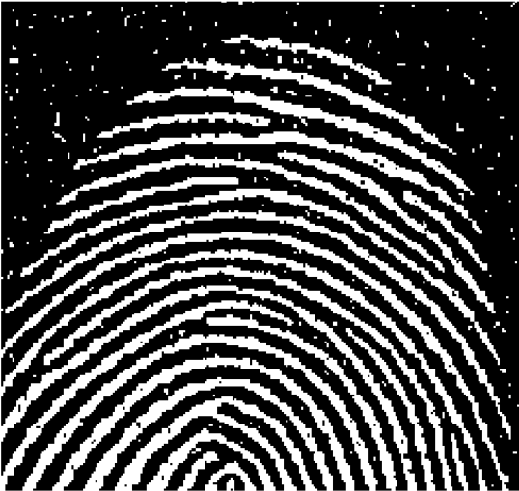
#> input picture images/fingerprint.png, 519 x 491 px; the run also reads 3 pictures not shown here
$ jupyter execute Untitled.ipynb   (shell and % lines are left out)
#> lines starting #> are read from the running program, lines starting #| are printed output that depends on the picture; after the words box and inside, x2 and y2 are one past the last pixel; in counts of white or black regions, pixels touching at a corner belong together
#> further down, img is the input picture: shape (491, 519, 3); min 0, max 255, mean 74.2
[cell 1]
#imports
import cv2
import numpy as np
import matplotlib.pyplot as plt
import math

[cell 2]
#utility functions

def threshold_img(img):

    ret,img_new = cv2.threshold(img,127,255,cv2.THRESH_BINARY)
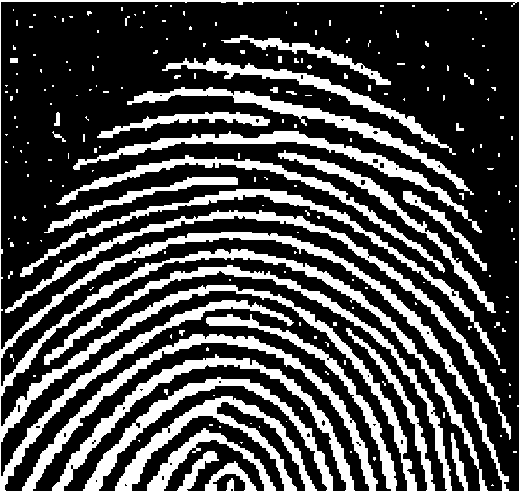
#> img_new: shape (491, 519); 29.1% white; 216 white regions (175 under 20 px), largest, box (x1, y1, x2, y2) and area: (0, 0, 519, 491) 18937, (22, 334, 378, 491) 4507, (5, 210, 511, 440) 4244
    return img_new


def erode(img,window_size):

#> called with window_size = 5
    padAmount = int(window_size/2)

    im_eroded = np.zeros(img.shape,dtype='uint8')
    #add a zero padding
    img= cv2.copyMakeBorder(img,padAmount,padAmount,padAmount,padAmount,cv2.BORDER_CONSTANT,value=0)
#> img: shape (495, 523); 28.7% white; 216 white regions (175 under 20 px), largest, box (x1, y1, x2, y2) and area: (2, 2, 521, 493) 18937, (24, 336, 380, 493) 4507, (7, 212, 513, 442) 4244


    ht = img.shape[0]
#> ht = 495
    wt = img.shape[1]
#> wt = 523

    colstart = padAmount
    rowstart = padAmount
    colend = wt - padAmount
#> colend = 521
    rowend = ht - padAmount
#> rowend = 493

    for x in range(rowstart,rowend):

        for y in range(colstart,colend):

            subMat = img[x-padAmount:x+padAmount+1,y-padAmount:y+padAmount+1]
            num = np.sum(subMat)

            if num == 255*(window_size*window_size):
                im_eroded[x-padAmount][y-padAmount] = 255
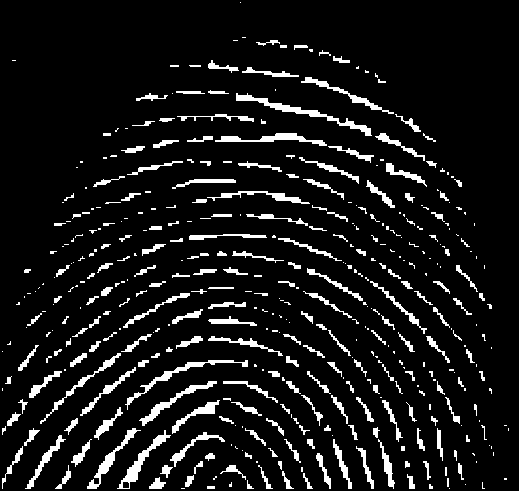
#> im_eroded: shape (491, 519); 8.9% white; 437 white regions (217 under 20 px), largest, box (x1, y1, x2, y2) and area: (236, 93, 372, 136) 758, (125, 360, 248, 410) 559, (117, 430, 171, 489) 547


    return im_eroded

def dilate(img,window_size):

#> called with window_size = 5
    padAmount = int(window_size/2)

    im_dilated = np.zeros(img.shape,dtype='uint8')

    #add a zero padding
    img= cv2.copyMakeBorder(img,padAmount,padAmount,padAmount,padAmount,cv2.BORDER_CONSTANT,value=0)
#> img: shape (495, 523); 8.8% white; 437 white regions (217 under 20 px), largest, box (x1, y1, x2, y2) and area: (238, 95, 374, 138) 758, (127, 362, 250, 412) 559, (119, 432, 173, 491) 547

    ht = img.shape[0]
#> ht = 495
    wt = img.shape[1]
#> wt = 523

    colstart = padAmount
    rowstart = padAmount
    colend = wt - padAmount
#> colend = 521
    rowend = ht - padAmount
#> rowend = 493

    for x in range(rowstart,rowend):

        for y in range(colstart,colend):

            subMat = img[x-padAmount:x+padAmount+1,y-padAmount:y+padAmount+1]

            subMat = np.reshape(subMat,-1)

            if 255 in subMat:
                im_dilated[x-padAmount][y-padAmount] = 255
#> im_dilated: shape (491, 519); 25.9% white; 152 white regions, largest, box (x1, y1, x2, y2) and area: (115, 396, 315, 491) 2968, (0, 285, 236, 437) 2470, (53, 358, 250, 491) 2452


    return im_dilated

[cell 3]
#read image
img = cv2.imread("images/fingerprint.png")
img =cv2.cvtColor(img,cv2.COLOR_BGR2GRAY)

#binary threshld image
img = threshold_img(img)


#original image
plt.figure(figsize=(16,12))
plt.subplot(2,2,1)
plt.imshow(img,cmap='gray')
plt.title('Original Image')
plt.xticks([])
plt.yticks([])

#opening operation
img_1 = erode(img,5)
img_1 = dilate(img_1,5)

plt.subplot(2,2,2)
plt.imshow(img_1,cmap='gray')
plt.title('Opening Image')
plt.xticks([])
plt.yticks([])


#closing operation
img_1 = dilate(img_1,5)
#> in dilate (call 2), `img= cv2.copyMakeBorder(img,padAmount,padAmount,padAmount,padAmount,cv..`: img: shape (495, 523); 25.5% white; 152 white regions, largest, box (x1, y1, x2, y2) and area: (117, 398, 317, 493) 2968, (2, 287, 238, 439) 2470, (55, 360, 252, 493) 2452
#> after the loop in dilate (call 2), `for x in range(rowstart,rowend):`: im_dilated: shape (491, 519); 44.3% white; 54 white regions, largest, box (x1, y1, x2, y2) and area: (21, 332, 378, 491) 13180, (177, 247, 454, 491) 8575, (0, 261, 266, 439) 8323
img_1 = erode(img_1,5)
#> in erode (call 2), `img= cv2.copyMakeBorder(img,padAmount,padAmount,padAmount,padAmount,cv..`: img: shape (495, 523); 43.6% white; 54 white regions, largest, box (x1, y1, x2, y2) and area: (23, 334, 380, 493) 13180, (179, 249, 456, 493) 8575, (2, 263, 268, 441) 8323
#> after the loop in erode (call 2), `for x in range(rowstart,rowend):`: im_eroded: shape (491, 519); 26.1% white; 87 white regions (2 under 20 px), largest, box (x1, y1, x2, y2) and area: (53, 358, 354, 489) 3897, (66, 232, 468, 393) 3680, (115, 396, 315, 489) 3587

plt.subplot(2,2,3)
plt.imshow(img_1,cmap='gray')
plt.title('Final Image')
plt.xticks([])
plt.yticks([])

[cell 4]
#check if a neighbour is valid
def is_neighbour(x,y,img):


    ht = img.shape[0]
    wt = img.shape[1]

    if x-1 >= 0 and y-1 >=0 and x+1 < ht and y+1 <wt and img[x][y] == 0:
        return True

    return False


#function to count discs
def count_connected(img):

    vis = np.zeros(img.shape, dtype='uint')

    count = 0

    ht = img.shape[0]
    wt = img.shape[1]

    queue = []

    #BFS traversal
    for x in range(ht):

        for y in range(wt):

            if vis[x][y] == 0 and img[x][y]==0:


                queue.append((x,y))
                vis[x][y] == 1

                count = count + 1


                while(len(queue) != 0):


                    a, b = queue.pop(0)


                    if is_neighbour(a+1,b,img) and vis[a+1][b] == 0:
                        queue.append((a+1,b))
                        vis[a+1][b] = 1

                    if is_neighbour(a+1,b+1,img) and vis[a+1][b+1] == 0:
                        queue.append((a+1,b+1))
                        vis[a+1][b+1] = 1

                    if is_neighbour(a+1,b-1,img) and vis[a+1][b-1] == 0:
                        queue.append((a+1,b-1))
                        vis[a+1][b-1] = 1

                    if is_neighbour(a,b+1,img) and vis[a][b+1] == 0:
                        queue.append((a,b+1))
                        vis[a][b+1] = 1

                    if is_neighbour(a,b-1,img) and vis[a][b-1] == 0:
                        queue.append((a,b-1))
                        vis[a][b-1] = 1

                    if is_neighbour(a-1,b+1,img) and vis[a-1][b+1] == 0:
                        queue.append((a-1,b+1))
                        vis[a-1][b+1] = 1

                    if is_neighbour(a-1,b-1,img) and vis[a-1][b-1] == 0:
                        queue.append((a-1,b-1))
                        vis[a-1][b-1] = 1

                    if is_neighbour(a-1,b,img) and vis[a-1][b] == 0:
                        queue.append((a-1,b))
                        vis[a-1][b] = 1


    return count


#read image
img = cv2.imread("images/disks.png")
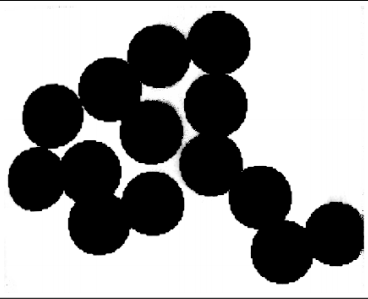
#> input picture images/disks.png, 368 x 299 px
#> img is the input picture: shape (299, 368, 3); min 0, max 255, mean 152.5
img =cv2.cvtColor(img,cv2.COLOR_BGR2GRAY)
#> img: shape (299, 368)

#threshold
img = threshold_img(img)
#> in threshold_img (call 2), `ret,img_new = cv2.threshold(img,127,255,cv2.THRESH_BINARY)`: img_new: shape (299, 368); 59.9% white; 3 black regions, box (x1, y1, x2, y2) and area: (8, 11, 364, 284) 43361, (0, 0, 368, 1) 368, (0, 298, 368, 299) 368

plt.figure(figsize=(16,12))
plt.subplot(2,2,1)
plt.imshow(img,cmap='gray')
plt.title('Original Image')
plt.xticks([])
plt.yticks([])

#erode to disconnect discs
#note we call dialte as disks are black here
#0 value pixels
img = dilate(img,41)
#> call 3 of dilate, with window_size = 41
#> in dilate (call 3), `img= cv2.copyMakeBorder(img,padAmount,padAmount,padAmount,padAmount,cv..`: img: shape (339, 408); 47.7% white; 1 white region, box (x1, y1, x2, y2) and area: (20, 21, 388, 318) 65935
#> after the loop in dilate (call 3), `for x in range(rowstart,rowend):`:
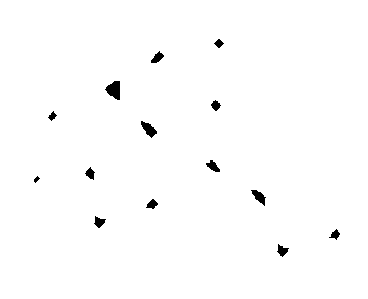
#> im_dilated: shape (299, 368); 98.9% white; 14 black regions, largest, box (x1, y1, x2, y2) and area: (105, 81, 120, 100) 193, (141, 121, 157, 138) 137, (251, 190, 266, 206) 114

plt.subplot(2,2,2)
plt.imshow(img,cmap='gray')
plt.title('Eroded Image')
plt.xticks([])
plt.yticks([])


print(f"Total Discs are: {count_connected(img)}")
#| Total Discs are: 14
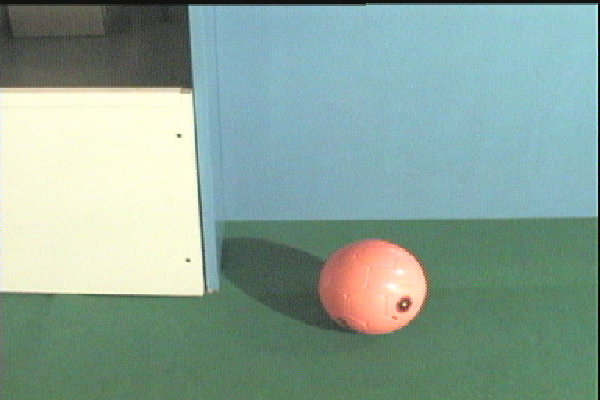
#> input picture images/ball.bmp, 600 x 400 px
#> further down, img is the input picture: shape (400, 600, 3); mean B, G, R 152.2, 163.6, 137.4
#> `img_hsi = cv2.cvtColor(img, cv2.COLOR_RGB2HSV)`: img_hsi: shape (400, 600, 3); mean H, S, V 52.5, 63.9, 170.3
#> `img_hsi = np.float32(img_hsi)/255`: img_hsi: shape (400, 600, 3) float32; mean H, S, V 0.205, 0.25, 0.668

[cell 5]
def Myrgb2hsi(img):

    #normailze
    img = np.float32(img)/255

    b = img[:,:,0]
    g = img[:,:,1]
    r = img[:,:,2]

    #intensity component calucation
    img_intensity = np.divide(b + g + r, 3)


    #staturation component calculation

    minimum = np.minimum(np.minimum(r, g), b)
    img_saturation = 1 - (3 / (r + g + b) * minimum)
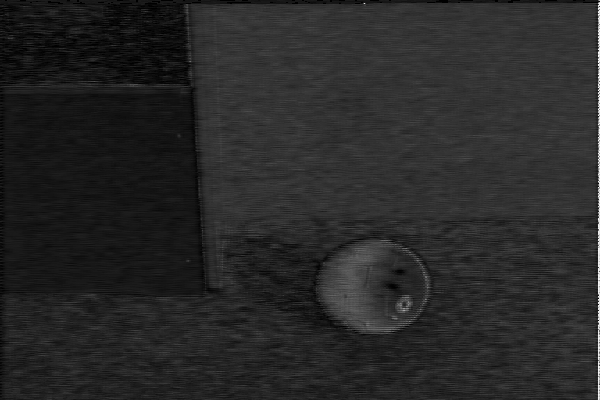
#> img_saturation: shape (400, 600) float32; min -1.19e-07, max 0.965, mean 0.152; drawn with min black and max white


    #hue componenet calculation

    hue = r.copy()

    for i in range(0, b.shape[0]):
        for j in range(0, b.shape[1]):
            hue[i][j] = 0.5 * ((r[i][j] - g[i][j]) + (r[i][j] - b[i][j])) / \
                                math.sqrt((r[i][j] - g[i][j])**2 +
                                        ((r[i][j] - b[i][j]) * (g[i][j] - b[i][j])) + 0.00000000001)

            hue[i][j] = math.acos(hue[i][j])


            if b[i][j] <= g[i][j]:
                hue[i][j] = hue[i][j]
            else:
                hue[i][j] = ((360 * math.pi) / 180.0) - hue[i][j]
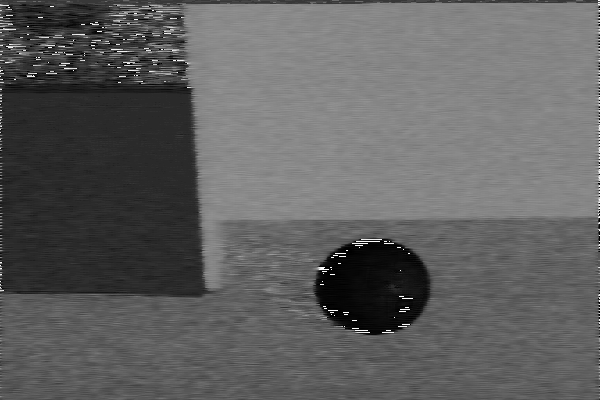
#> hue: shape (400, 600) float32; min 0, max 6.28, mean 2.37; drawn with min black and max white


    return img_intensity,img_saturation,hue


img = cv2.imread("images/ball.bmp")

img_hsi = cv2.cvtColor(img, cv2.COLOR_RGB2HSV)

#normailze

img_hsi = np.float32(img_hsi)/255

im_h = img_hsi[:,:,0]
im_s = img_hsi[:,:,1]
im_i = img_hsi[:,:,2]

#plot inbuilt figures

plt.figure(figsize=(16,12))
plt.subplot(1,3,1)
plt.imshow(im_h, cmap='gray')
plt.title('inbilt Image hue')
plt.xticks([])
plt.yticks([])

plt.subplot(1,3,2)
plt.imshow(im_s, cmap='gray')
plt.title('inbilt Image saturation')
plt.xticks([])
plt.yticks([])

plt.subplot(1,3,3)
plt.imshow(im_i, cmap='gray')
plt.title('inbilt Image intensity')
plt.xticks([])
plt.yticks([])


#hancoded functio call
imh_i,imh_s,imh_h = Myrgb2hsi(img)


#plot hnadcoded figure
plt.figure(figsize=(16,12))
plt.subplot(1,3,1)
plt.imshow(imh_h,cmap='gray')
plt.title('Hue Image')
plt.xticks([])
plt.yticks([])


plt.subplot(1,3,2)
plt.imshow(imh_s,cmap='gray')
plt.title('Saturation Image')
plt.xticks([])
plt.yticks([])


plt.subplot(1,3,3)
plt.imshow(imh_i,cmap='gray')
plt.title('intensity Image')
plt.xticks([])
plt.yticks([])


#plot the differenec figures

diff_i = imh_i - im_i
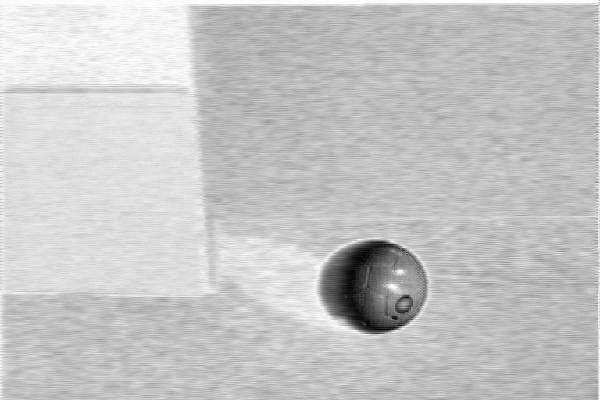
#> diff_i: shape (400, 600) float32; min -0.339, max 0, mean -0.0755; drawn with min black and max white
diff_s = imh_s - im_s
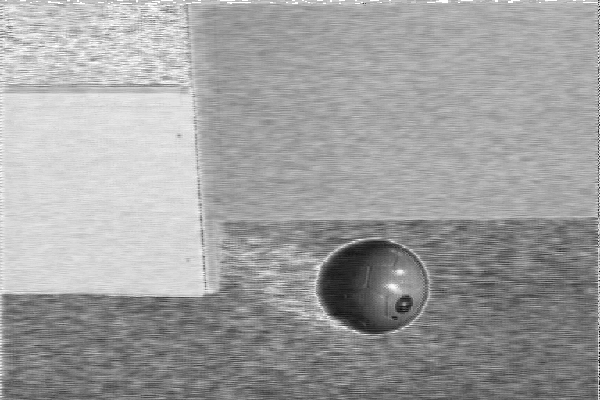
#> diff_s: shape (400, 600) float32; min -0.267, max 5.96e-08, mean -0.0989; drawn with min black and max white
diff_h = imh_h - im_h

plt.figure(figsize=(16,12))
plt.subplot(1,3,1)
plt.imshow(diff_h, cmap='gray')
plt.title('Diff Image hue')
plt.xticks([])
plt.yticks([])

plt.subplot(1,3,2)
plt.imshow(diff_s, cmap='gray')
plt.title('Diff Image saturation')
plt.xticks([])
plt.yticks([])

plt.subplot(1,3,3)
plt.imshow(diff_i, cmap='gray')
plt.title('Diff Image intensity')
plt.xticks([])
plt.yticks([])


#thresholding in hue space

imh_h = imh_h/np.max(imh_h)
imh_h = imh_h*255
imh_h = imh_h.astype('uint8')
ret,imh_h = cv2.threshold(imh_h,30,255,cv2.THRESH_BINARY_INV)
#> imh_h: shape (400, 600); 4.8% white; 448 white regions (425 under 20 px), largest, box (x1, y1, x2, y2) and area: (314, 239, 430, 335) 8125, (0, 83, 189, 93) 845, (24, 18, 88, 29) 245

plt.figure(figsize=(16,12))
plt.subplot(1,3,1)
plt.imshow(imh_h, cmap='gray')
plt.title('Threshold Image hue Space')
plt.xticks([])
plt.yticks([])


#morphological processing
ele = cv2.getStructuringElement(cv2.MORPH_ELLIPSE,(7,7))
imh_h = cv2.morphologyEx(imh_h, cv2.MORPH_OPEN, ele)
#> imh_h: shape (400, 600); 3.2% white; 2 white regions, box (x1, y1, x2, y2) and area: (316, 241, 428, 335) 7536, (68, 19, 79, 28) 70
imh_h = cv2.morphologyEx(imh_h, cv2.MORPH_CLOSE, ele)
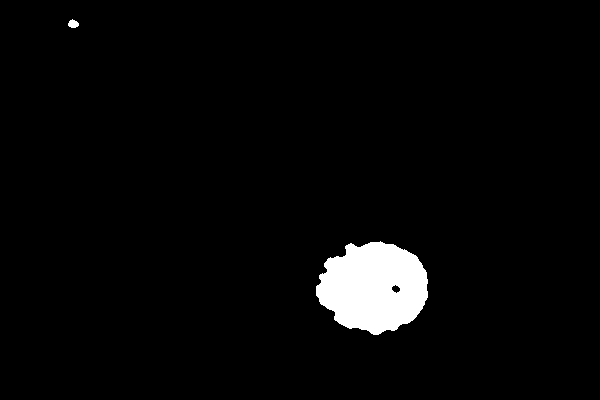
#> imh_h: shape (400, 600); 3.3% white; 2 white regions, box (x1, y1, x2, y2) and area: (316, 241, 428, 335) 7746, (68, 19, 79, 28) 70


#centroid calculation

M = cv2.moments(imh_h)
cX = int(M["m10"] / M["m00"])
cY = int(M["m01"] / M["m00"])

#mark centroid on original image woth green color
cv2.circle(img, (cX, cY), 5, (0,255,20), -1)
#> img: shape (400, 600, 3); 0.03% of pixels changed, all inside (x1, y1, x2, y2) = (365, 279, 376, 290)

plt.subplot(1,2,1)
plt.imshow(imh_h, cmap='gray')
plt.title('Threshold Image hue Space')
plt.xticks([])
plt.yticks([])

img = cv2.cvtColor(img, cv2.COLOR_BGR2RGB)


plt.subplot(1,2,1)
plt.imshow(img)
plt.title('marked image Space')
plt.xticks([])
plt.yticks([])

[cell 6]
def findCorners(img, window_size, k, thresh):

    #calucate image gradient
#> called with window_size = 3, k = 0.04, thresh = 4505554.6
    dy, dx = np.gradient(img)
    Ixx = dx**2
    Ixy = dy*dx
    Iyy = dy**2

    height = img.shape[0]
    width = img.shape[1]


    cornerList = []
    newImg = img.copy()
    offset = int(window_size/2)

    for y in range(offset, height-offset):
        for x in range(offset, width-offset):

            windowIxx = Ixx[y-offset:y+offset+1, x-offset:x+offset+1]
            windowIxy = Ixy[y-offset:y+offset+1, x-offset:x+offset+1]
            windowIyy = Iyy[y-offset:y+offset+1, x-offset:x+offset+1]

            #for each neighbourung window calucate summatioon
            Sxx = windowIxx.sum()
            Sxy = windowIxy.sum()
            Syy = windowIyy.sum()


            det = (Sxx * Syy) - (Sxy**2)
            trace = Sxx + Syy

            #calcuate the response
            r = det - k*(trace**2)


            #appen to list only if response greater the the threshold
            if r > thresh:

                cornerList.append((y,x))

    return cornerList


img = cv2.imread("images/corner_test.png")
gray = cv2.cvtColor(img,cv2.COLOR_BGR2GRAY)

gray = np.float32(gray)

#call inbuilt harris corner function
dst = cv2.cornerHarris(gray,2,3,0.04)

#plot the response points
#choose 0.01*max response as threshold
img_new = img.copy()
img_new[dst > 0.01 * dst.max()]=[255,0 , 0]

plt.figure(figsize=(16,12))
plt.subplot(2,2,1)
plt.imshow(gray, cmap='gray')
plt.title('Original img')
plt.xticks([])
plt.yticks([])


img_new = cv2.cvtColor(img_new,cv2.COLOR_BGR2RGB)

plt.subplot(2,2,2)
plt.imshow(img_new)
plt.title('corner identified')
plt.xticks([])
plt.yticks([])

#harndcoded harris corner
cornerList = findCorners(gray,3,0.04,0.01 * dst.max())

for px in cornerList:

    img[px[0],px[1],0] = 255
    img[px[0],px[1],1] = 0
    img[px[0],px[1],2] = 0
#> this loop made 1495 passes
#> px on passes 1 to 3: (8, 406), (9, 405), (9, 406)


img = cv2.cvtColor(img,cv2.COLOR_BGR2RGB)
plt.subplot(2,2,3)
plt.imshow(img)
plt.title('corner identified handcoded')
plt.xticks([])
plt.yticks([])

[cell 7]
#Q5
import numpy as np
import cv2
from matplotlib import pyplot as plt
import random

MIN_MATCH_COUNT = 10

img1 = cv2.imread('images/FM_img1.jpg',0)          # queryImage
img2 = cv2.imread('images/FM_img2.jpg',0) # trainImage

# Initiate SIFT detector
sift = cv2.SIFT_create()

# find the keypoints and descriptors with SIFT
kp1, des1 = sift.detectAndCompute(img1,None)
kp2, des2 = sift.detectAndCompute(img2,None)

FLANN_INDEX_KDTREE = 0
index_params = dict(algorithm = FLANN_INDEX_KDTREE, trees = 5)
search_params = dict(checks = 50)

flann = cv2.FlannBasedMatcher(index_params, search_params)

matches = flann.knnMatch(des1,des2,k=2)

# store all the good matches as per Lowe's ratio test.
good = []
for m,n in matches:
    if m.distance < 0.7*n.distance:
        good.append(m)

src_pts = np.float32([ kp1[m.queryIdx].pt for m in good ])
dst_pts = np.float32([ kp2[m.trainIdx].pt for m in good ])

# [13 lines of commented-out code are left out]

best_affine = None
max_inliers_so_far = -1
threshold_error = 0.01

for i in range(17):
    inliers = 0
    rand_idx = random.choices(range(len(src_pts)), k=3)
    rand_src = [src_pts[rand_idx[0]],src_pts[rand_idx[1]],src_pts[rand_idx[2]]]

    rand_dst = [dst_pts[rand_idx[0]],dst_pts[rand_idx[1]],dst_pts[rand_idx[2]]]

    affine_t = cv2.getAffineTransform(np.float32(rand_src),np.float32(rand_dst))

    matchesMask = [0]*len(src_pts)

    for i in range(len(src_pts)):

        extended = np.hstack((src_pts[i],1))
        prod = np.matmul(affine_t,extended)

        err = sum((prod -dst_pts[i])**2)

        if err<threshold_error:
            inliers+=1
            matchesMask[i] = 1
        else:
            matchesMask[i] = 0

        if inliers>int(0.50*len(src_pts)):

            break


draw_params = dict(matchColor = (0,255,0), # draw matches in green color
                   singlePointColor = None,
                   matchesMask = matchesMask,
                   flags = 2)


img3 = cv2.drawMatches(img1,kp1,img2,kp2,good,None,**draw_params)

plt.imshow(img3, 'gray'),plt.show()

draw_params = dict(matchColor = (0,255,0), # draw matches in green color
                   singlePointColor = None,
                   flags = 2)


img4 = cv2.drawMatches(img1,kp1,img2,kp2,good,None,**draw_params)


plt.imshow(img4, 'gray'),plt.show()
